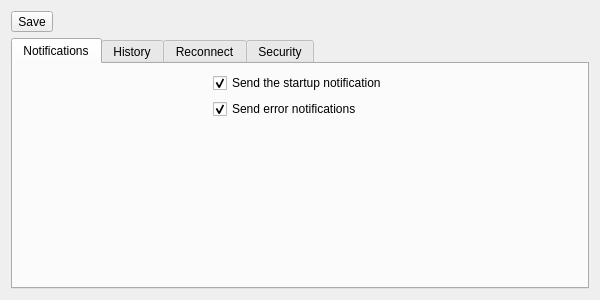
<?xml version="1.0" encoding="UTF-8"?>
<ui version="4.0">
 <class>PreferencesDialog</class>
 <widget class="QDialog" name="PreferencesDialog">
  <property name="windowModality">
   <enum>Qt::WindowModality::WindowModal</enum>
  </property>
  <property name="geometry">
   <rect>
    <x>0</x>
    <y>0</y>
    <width>600</width>
    <height>300</height>
   </rect>
  </property>
  <property name="windowTitle">
   <string>Preferences</string>
  </property>
  <property name="windowIcon">
   <iconset theme="moe.emmaexe.ntfyDesktop" resource="../../resources/resources.qrc">
    <normaloff>:/icons/ntfyDesktop.svg</normaloff>:/icons/ntfyDesktop.svg</iconset>
  </property>
  <property name="modal">
   <bool>true</bool>
  </property>
  <layout class="QVBoxLayout" name="verticalLayout">
   <item>
    <layout class="QHBoxLayout" name="buttons">
     <item>
      <widget class="QToolButton" name="saveButton">
       <property name="cursor">
        <cursorShape>PointingHandCursor</cursorShape>
       </property>
       <property name="text">
        <string>Save</string>
       </property>
       <property name="icon">
        <iconset theme="document-save"/>
       </property>
       <property name="toolButtonStyle">
        <enum>Qt::ToolButtonStyle::ToolButtonTextBesideIcon</enum>
       </property>
      </widget>
     </item>
     <item>
      <spacer name="horizontalSpacer">
       <property name="orientation">
        <enum>Qt::Orientation::Horizontal</enum>
       </property>
       <property name="sizeHint" stdset="0">
        <size>
         <width>40</width>
         <height>20</height>
        </size>
       </property>
      </spacer>
     </item>
    </layout>
   </item>
   <item>
    <widget class="QTabWidget" name="tabWidget">
     <property name="currentIndex">
      <number>0</number>
     </property>
     <widget class="QWidget" name="tab1">
      <attribute name="title">
       <string>Notifications</string>
      </attribute>
      <layout class="QGridLayout" name="notifications">
       <item row="5" column="0" colspan="3">
        <spacer name="verticalSpacer">
         <property name="orientation">
          <enum>Qt::Orientation::Vertical</enum>
         </property>
         <property name="sizeHint" stdset="0">
          <size>
           <width>20</width>
           <height>40</height>
          </size>
         </property>
        </spacer>
       </item>
       <item row="0" column="1">
        <widget class="QCheckBox" name="startupNotificationCheckbox">
         <property name="cursor">
          <cursorShape>PointingHandCursor</cursorShape>
         </property>
         <property name="toolTip">
          <string>The startup notification tells you the app is running in the background.</string>
         </property>
         <property name="text">
          <string>Send the startup notification</string>
         </property>
         <property name="checked">
          <bool>true</bool>
         </property>
        </widget>
       </item>
       <item row="0" column="0" rowspan="3">
        <spacer name="spacerLeft">
         <property name="orientation">
          <enum>Qt::Orientation::Horizontal</enum>
         </property>
         <property name="sizeHint" stdset="0">
          <size>
           <width>40</width>
           <height>20</height>
          </size>
         </property>
        </spacer>
       </item>
       <item row="1" column="1">
        <widget class="QCheckBox" name="errorNotificationCheckbox">
         <property name="cursor">
          <cursorShape>PointingHandCursor</cursorShape>
         </property>
         <property name="toolTip">
          <string>Error notifications are sent when an error occurs (e.g. a notification source is unreachable)</string>
         </property>
         <property name="text">
          <string>Send error notifications</string>
         </property>
         <property name="checked">
          <bool>true</bool>
         </property>
        </widget>
       </item>
       <item row="0" column="2" rowspan="3">
        <spacer name="spacerRight">
         <property name="orientation">
          <enum>Qt::Orientation::Horizontal</enum>
         </property>
         <property name="sizeHint" stdset="0">
          <size>
           <width>40</width>
           <height>20</height>
          </size>
         </property>
        </spacer>
       </item>
      </layout>
     </widget>
     <widget class="QWidget" name="tab2">
      <attribute name="title">
       <string>History</string>
      </attribute>
      <layout class="QGridLayout" name="history">
       <item row="3" column="2">
        <widget class="QSpinBox" name="recentSpinBox">
         <property name="toolTip">
          <string>An amount of time</string>
         </property>
         <property name="minimum">
          <number>1</number>
         </property>
         <property name="maximum">
          <number>2147483647</number>
         </property>
         <property name="value">
          <number>2</number>
         </property>
        </widget>
       </item>
       <item row="0" column="5" rowspan="5">
        <spacer name="spacerRight1">
         <property name="orientation">
          <enum>Qt::Orientation::Horizontal</enum>
         </property>
         <property name="sizeHint" stdset="0">
          <size>
           <width>40</width>
           <height>20</height>
          </size>
         </property>
        </spacer>
       </item>
       <item row="2" column="2" colspan="3">
        <widget class="QSpinBox" name="aNumberSpinBox">
         <property name="sizePolicy">
          <sizepolicy hsizetype="Minimum" vsizetype="Fixed">
           <horstretch>0</horstretch>
           <verstretch>0</verstretch>
          </sizepolicy>
         </property>
         <property name="cursor">
          <cursorShape>ArrowCursor</cursorShape>
         </property>
         <property name="toolTip">
          <string>The number of notifications to keep</string>
         </property>
         <property name="minimum">
          <number>1</number>
         </property>
         <property name="maximum">
          <number>2147483647</number>
         </property>
         <property name="value">
          <number>15000</number>
         </property>
        </widget>
       </item>
       <item row="2" column="1">
        <widget class="QLabel" name="aNumberLabel">
         <property name="text">
          <string>The number:</string>
         </property>
         <property name="alignment">
          <set>Qt::AlignmentFlag::AlignRight|Qt::AlignmentFlag::AlignTrailing|Qt::AlignmentFlag::AlignVCenter</set>
         </property>
        </widget>
       </item>
       <item row="1" column="2" colspan="3">
        <widget class="QComboBox" name="keepHistoryComboBox">
         <property name="cursor">
          <cursorShape>PointingHandCursor</cursorShape>
         </property>
         <property name="toolTip">
          <string>Select which notifications to keep</string>
         </property>
         <item>
          <property name="text">
           <string>all notifications</string>
          </property>
         </item>
         <item>
          <property name="text">
           <string>a number of notifications</string>
          </property>
         </item>
         <item>
          <property name="text">
           <string>recent notifications</string>
          </property>
         </item>
         <item>
          <property name="text">
           <string>no notifications</string>
          </property>
         </item>
        </widget>
       </item>
       <item row="3" column="3" colspan="2">
        <widget class="QComboBox" name="recentComboBox">
         <property name="cursor">
          <cursorShape>PointingHandCursor</cursorShape>
         </property>
         <property name="toolTip">
          <string>Time interval measurement unit</string>
         </property>
         <property name="currentIndex">
          <number>4</number>
         </property>
         <item>
          <property name="text">
           <string>Seconds</string>
          </property>
         </item>
         <item>
          <property name="text">
           <string>Minutes</string>
          </property>
         </item>
         <item>
          <property name="text">
           <string>Hours</string>
          </property>
         </item>
         <item>
          <property name="text">
           <string>Days</string>
          </property>
         </item>
         <item>
          <property name="text">
           <string>Weeks</string>
          </property>
         </item>
         <item>
          <property name="text">
           <string>Months</string>
          </property>
         </item>
         <item>
          <property name="text">
           <string>Years</string>
          </property>
         </item>
        </widget>
       </item>
       <item row="4" column="3" colspan="2">
        <widget class="QRadioButton" name="sourcePickerGlobal">
         <property name="cursor">
          <cursorShape>PointingHandCursor</cursorShape>
         </property>
         <property name="toolTip">
          <string>The notification keeping rules will apply to all sources</string>
         </property>
         <property name="text">
          <string>for a&amp;ll sources</string>
         </property>
        </widget>
       </item>
       <item row="1" column="1">
        <widget class="QLabel" name="keepHistoryLabel">
         <property name="text">
          <string>Keep</string>
         </property>
         <property name="alignment">
          <set>Qt::AlignmentFlag::AlignRight|Qt::AlignmentFlag::AlignTrailing|Qt::AlignmentFlag::AlignVCenter</set>
         </property>
        </widget>
       </item>
       <item row="0" column="0" rowspan="5">
        <spacer name="spacerLeft1">
         <property name="orientation">
          <enum>Qt::Orientation::Horizontal</enum>
         </property>
         <property name="sizeHint" stdset="0">
          <size>
           <width>40</width>
           <height>20</height>
          </size>
         </property>
        </spacer>
       </item>
       <item row="4" column="1" colspan="2">
        <widget class="QRadioButton" name="sourcePickerIndividual">
         <property name="cursor">
          <cursorShape>PointingHandCursor</cursorShape>
         </property>
         <property name="toolTip">
          <string>The notification keeping rules will apply to each source seperately</string>
         </property>
         <property name="text">
          <string>&amp;for each source individually</string>
         </property>
        </widget>
       </item>
       <item row="7" column="0" colspan="6">
        <spacer name="verticalSpacer1">
         <property name="orientation">
          <enum>Qt::Orientation::Vertical</enum>
         </property>
         <property name="sizeHint" stdset="0">
          <size>
           <width>20</width>
           <height>40</height>
          </size>
         </property>
        </spacer>
       </item>
       <item row="3" column="1">
        <widget class="QLabel" name="recentLabel">
         <property name="text">
          <string>Within the last:</string>
         </property>
         <property name="alignment">
          <set>Qt::AlignmentFlag::AlignRight|Qt::AlignmentFlag::AlignTrailing|Qt::AlignmentFlag::AlignVCenter</set>
         </property>
        </widget>
       </item>
      </layout>
     </widget>
     <widget class="QWidget" name="tab3">
      <attribute name="title">
       <string>Reconnect</string>
      </attribute>
      <layout class="QGridLayout" name="timings">
       <item row="3" column="2">
        <widget class="QSpinBox" name="timeoutSpinBox">
         <property name="toolTip">
          <string>An amount of time</string>
         </property>
         <property name="minimum">
          <number>1</number>
         </property>
         <property name="maximum">
          <number>2147483647</number>
         </property>
         <property name="value">
          <number>2</number>
         </property>
        </widget>
       </item>
       <item row="0" column="5" rowspan="5">
        <spacer name="spacerRight2">
         <property name="orientation">
          <enum>Qt::Orientation::Horizontal</enum>
         </property>
         <property name="sizeHint" stdset="0">
          <size>
           <width>40</width>
           <height>20</height>
          </size>
         </property>
        </spacer>
       </item>
       <item row="2" column="2" colspan="3">
        <widget class="QSpinBox" name="retryNumberSpinBox">
         <property name="sizePolicy">
          <sizepolicy hsizetype="Minimum" vsizetype="Fixed">
           <horstretch>0</horstretch>
           <verstretch>0</verstretch>
          </sizepolicy>
         </property>
         <property name="toolTip">
          <string>The maximum number of retries before giving up</string>
         </property>
         <property name="minimum">
          <number>1</number>
         </property>
         <property name="maximum">
          <number>2147483647</number>
         </property>
         <property name="value">
          <number>3</number>
         </property>
        </widget>
       </item>
       <item row="2" column="1">
        <widget class="QLabel" name="retryNumberLabel">
         <property name="text">
          <string>The number:</string>
         </property>
         <property name="alignment">
          <set>Qt::AlignmentFlag::AlignRight|Qt::AlignmentFlag::AlignTrailing|Qt::AlignmentFlag::AlignVCenter</set>
         </property>
        </widget>
       </item>
       <item row="1" column="2" colspan="3">
        <widget class="QComboBox" name="retryComboBox">
         <property name="cursor">
          <cursorShape>PointingHandCursor</cursorShape>
         </property>
         <property name="toolTip">
          <string>Select the retry mode</string>
         </property>
         <item>
          <property name="text">
           <string>forever</string>
          </property>
         </item>
         <item>
          <property name="text">
           <string>a number of times</string>
          </property>
         </item>
         <item>
          <property name="text">
           <string>never</string>
          </property>
         </item>
        </widget>
       </item>
       <item row="3" column="3" colspan="2">
        <widget class="QComboBox" name="timeoutComboBox">
         <property name="cursor">
          <cursorShape>PointingHandCursor</cursorShape>
         </property>
         <property name="toolTip">
          <string>Time interval measurement unit</string>
         </property>
         <property name="currentText">
          <string>Minutes</string>
         </property>
         <property name="currentIndex">
          <number>1</number>
         </property>
         <item>
          <property name="text">
           <string>Seconds</string>
          </property>
         </item>
         <item>
          <property name="text">
           <string>Minutes</string>
          </property>
         </item>
         <item>
          <property name="text">
           <string>Hours</string>
          </property>
         </item>
         <item>
          <property name="text">
           <string>Days</string>
          </property>
         </item>
         <item>
          <property name="text">
           <string>Weeks</string>
          </property>
         </item>
         <item>
          <property name="text">
           <string>Months</string>
          </property>
         </item>
         <item>
          <property name="text">
           <string>Years</string>
          </property>
         </item>
        </widget>
       </item>
       <item row="1" column="1">
        <widget class="QLabel" name="retryLabel">
         <property name="text">
          <string>Retry</string>
         </property>
         <property name="alignment">
          <set>Qt::AlignmentFlag::AlignRight|Qt::AlignmentFlag::AlignTrailing|Qt::AlignmentFlag::AlignVCenter</set>
         </property>
        </widget>
       </item>
       <item row="0" column="0" rowspan="5">
        <spacer name="spacerLeft2">
         <property name="orientation">
          <enum>Qt::Orientation::Horizontal</enum>
         </property>
         <property name="sizeHint" stdset="0">
          <size>
           <width>40</width>
           <height>20</height>
          </size>
         </property>
        </spacer>
       </item>
       <item row="7" column="0" colspan="6">
        <spacer name="verticalSpacer2">
         <property name="orientation">
          <enum>Qt::Orientation::Vertical</enum>
         </property>
         <property name="sizeHint" stdset="0">
          <size>
           <width>20</width>
           <height>40</height>
          </size>
         </property>
        </spacer>
       </item>
       <item row="3" column="1">
        <widget class="QLabel" name="timeoutLabel">
         <property name="text">
          <string>Retry every:</string>
         </property>
         <property name="alignment">
          <set>Qt::AlignmentFlag::AlignRight|Qt::AlignmentFlag::AlignTrailing|Qt::AlignmentFlag::AlignVCenter</set>
         </property>
        </widget>
       </item>
      </layout>
     </widget>
     <widget class="QWidget" name="tab4">
      <attribute name="title">
       <string>Security</string>
      </attribute>
      <layout class="QGridLayout" name="securityGrid">
       <item row="1" column="1">
        <widget class="QLabel" name="CALabel">
         <property name="toolTip">
          <string>The path to a directory containing custom certificate authorities. Leave empty to disable.</string>
         </property>
         <property name="text">
          <string>Custom CA Path</string>
         </property>
        </widget>
       </item>
       <item row="1" column="2">
        <widget class="QLineEdit" name="CALineEdit">
         <property name="toolTip">
          <string>The path to a directory containing custom certificate authorities. Leave empty to disable.</string>
         </property>
        </widget>
       </item>
       <item row="2" column="0" colspan="4">
        <spacer name="verticalSpacer_2">
         <property name="orientation">
          <enum>Qt::Orientation::Vertical</enum>
         </property>
         <property name="sizeHint" stdset="0">
          <size>
           <width>20</width>
           <height>40</height>
          </size>
         </property>
        </spacer>
       </item>
       <item row="0" column="1" colspan="2">
        <widget class="QCheckBox" name="tlsVerificationCheckBox">
         <property name="cursor">
          <cursorShape>PointingHandCursor</cursorShape>
         </property>
         <property name="toolTip">
          <string>Verify TLS certificates against trusted certificate authorities</string>
         </property>
         <property name="text">
          <string>TLS Verification</string>
         </property>
         <property name="checked">
          <bool>true</bool>
         </property>
        </widget>
       </item>
       <item row="0" column="0" rowspan="2">
        <spacer name="horizontalSpacer_2">
         <property name="orientation">
          <enum>Qt::Orientation::Horizontal</enum>
         </property>
         <property name="sizeHint" stdset="0">
          <size>
           <width>40</width>
           <height>20</height>
          </size>
         </property>
        </spacer>
       </item>
       <item row="0" column="3" rowspan="2">
        <spacer name="horizontalSpacer_3">
         <property name="orientation">
          <enum>Qt::Orientation::Horizontal</enum>
         </property>
         <property name="sizeHint" stdset="0">
          <size>
           <width>40</width>
           <height>20</height>
          </size>
         </property>
        </spacer>
       </item>
      </layout>
     </widget>
    </widget>
   </item>
  </layout>
 </widget>
 <resources>
  <include location="../../resources/resources.qrc"/>
 </resources>
 <connections/>
</ui>
